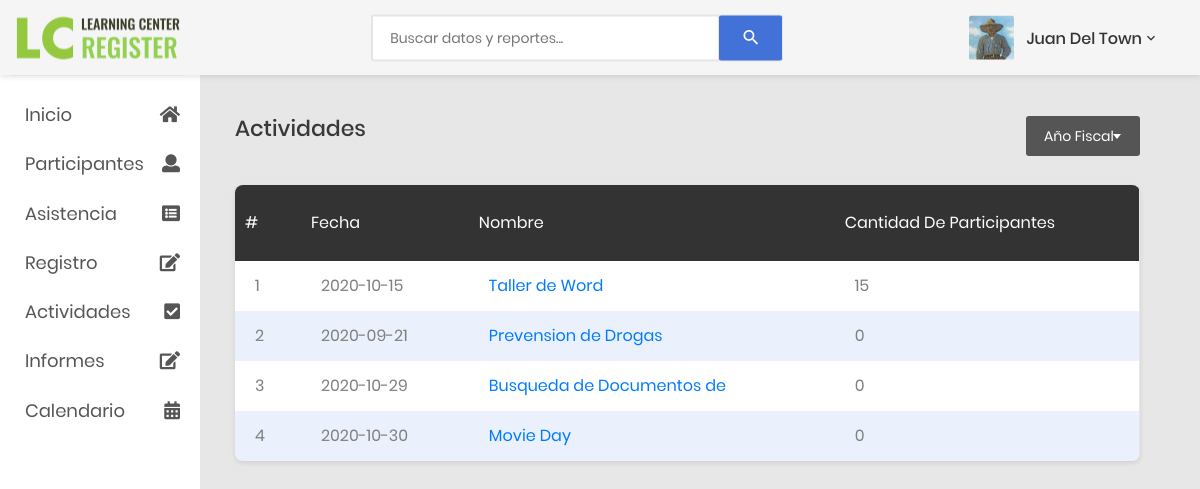
The app's page /listaActividades.php, older data.
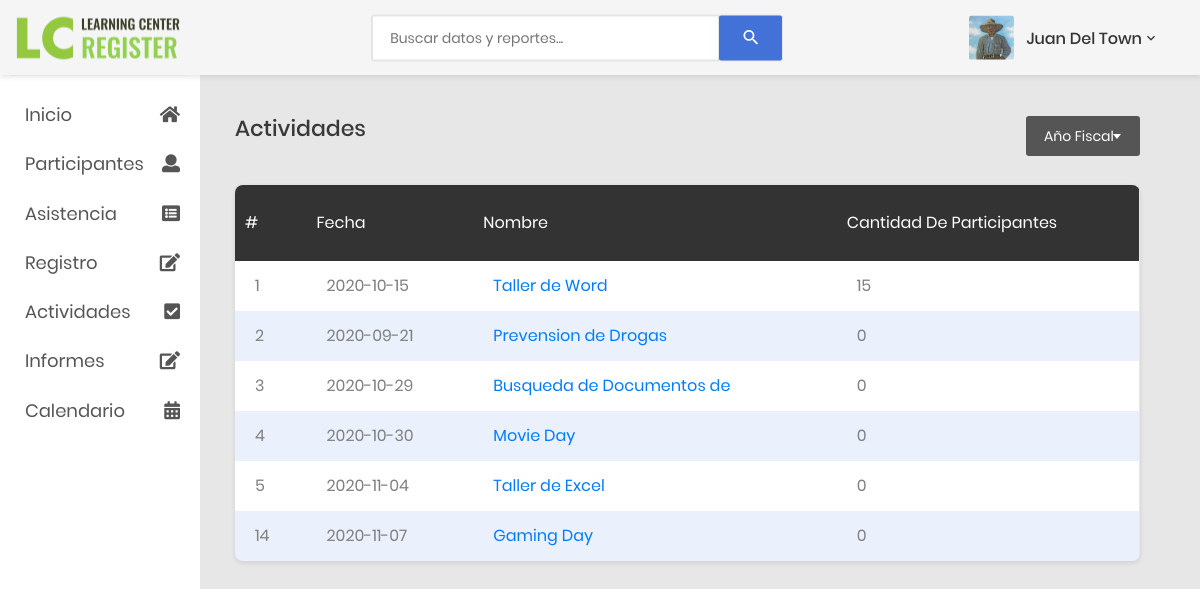
The same page, newer data.
### tables this page shows
CREATE TABLE `actividades` (
  `actividadID` int(11) NOT NULL,
  `nombre` varchar(25) NOT NULL,
  `recurso` varchar(35) NOT NULL,
  `lugar` varchar(35) NOT NULL,
  `fecha` date NOT NULL,
  `hora` varchar(20) NOT NULL,
  `proposito` text NOT NULL,
  `participantes` int(11) NOT NULL,
  `tipo` int(11) NOT NULL,
  `promocion` text NOT NULL,
  `fotos` int(11) NOT NULL,
  `fiscalYear` int(11) NOT NULL
);

### listaActividades.php (the view, shortened to what this page needs)
<!DOCTYPE html>
<html lang="en">
<head>
    <link href="css/font-face.css" rel="stylesheet" media="all">
    <link href="vendor/font-awesome-5/css/fontawesome-all.min.css" rel="stylesheet" media="all">
    <link href="vendor/font-awesome-4.7/css/font-awesome.min.css" rel="stylesheet" media="all">
    <link href="vendor/mdi-font/css/material-design-iconic-font.min.css" rel="stylesheet" media="all">
    <link href="vendor/bootstrap-4.1/bootstrap.min.css" rel="stylesheet" media="all">
    <link href="vendor/animsition/animsition.min.css" rel="stylesheet" media="all">
    <link href="vendor/bootstrap-progressbar/bootstrap-progressbar-3.3.4.min.css" rel="stylesheet" media="all">
    <link href="vendor/wow/animate.css" rel="stylesheet" media="all">
    <link href="vendor/css-hamburgers/hamburgers.min.css" rel="stylesheet" media="all">
    <link href="vendor/slick/slick.css" rel="stylesheet" media="all">
    <link href="vendor/select2/select2.min.css" rel="stylesheet" media="all">
    <link href="vendor/perfect-scrollbar/perfect-scrollbar.css" rel="stylesheet" media="all">
    <link href="css/theme.css" rel="stylesheet" media="all">
</head>
<body class="animsition">
    <div class="page-wrapper">
        <?php
            include './includes/menuSideBar.php';
        ?>
        <div class="page-container">
            <?php
                include './includes/header.php';
            ?>
            <div class="main-content">
                <div class="section__content section__content--p30">
                <div class="table-data__tool">
                    <div class="table-data__tool-left">
                        <h3 class="title-5">Actividades</h3>
                    </div>
                    <div class="table-data__tool-right">
                        <div class="rs-select2--dark rs-select2--sm rs-select2--dark2">
                        </div>
                    </div>
                </div>
                    <div class="container-fluid">
                        <div class="row">
                        <div class="col-lg-10"></div>
                                <div class="table-responsive table--no-card m-b-30">
                                    <table class="table table-borderless table-striped table-earning">
                                        <thead>
                                            <tr>
                                            <th class="text-left">#</th>
                                                <th class="text-left">Fecha</th>
                                                <th class="text-left">Nombre</th>
                                                <th class="text-left">Cantidad de Participantes</th>
                                            </tr>
                                        </thead>
                                        <tbody>
                                            <?php
                                            $query = mysqli_query($connection, "SELECT fecha, nombre, participantes, actividadID FROM actividades");
                                            $result = mysqli_num_rows($query);
                                            if($result > 0){
                                                while($actividad = mysqli_fetch_array($query)){
                                        ?>
                                                <tr>
                                                <td><?php echo $actividad['actividadID']?></td>
                                                    <td><?php echo $actividad['fecha']?></td>
                                                    <td><a href="actividad.php?id=<?php echo $actividad['actividadID'];?>"><?php echo $actividad['nombre']?></a>
                                                    <td><?php echo $actividad['participantes']?></td>
                                                </tr>
                                        <?php
                                                }
                                            }
                                        ?>
                                        </tbody>
                                    </table>
                                </div>
                            </div>
                        </div>
                        <?php
                            include './includes/footer.php';
                        ?>
                    </div>
                </div>
            </div>
        </div>
</body>
</html>

### includes/menuSideBar.php (shortened to what this page needs)
<aside class="menu-sidebar d-none d-lg-block">
    <div class="menu-sidebar__content js-scrollbar1">
        <nav class="navbar-sidebar">
            <ul class="list-unstyled navbar__list">
                <li>
                <a href="index.php">
                    <i class="fas fa-home"></i> Inicio </a>
                </li>
                <li>
                    <a href="listaParticipantes.php">
                        <i class="fas fa-user"></i> Participantes </a>
                </li>
                <li>
                    <a href="hojaAsistencia.php">
                        <i class="fas fa-list-alt"></i> Asistencia </a>
                </li>
                <li class="has-sub">
                    <a class="js-arrow" href="#">
                        <i class="fas fa-edit"></i> Registro </a>
                </li>
                <li class="has-sub">
                    <a class="js-arrow" href="#">
                        <i class="fas fa-check-square"></i> Actividades </a>
                </li>
                <li class="has-sub">
                    <a class="js-arrow" href="#">
                        <i class="fas fa-edit"></i> Informes </a>
                        </li>
                    </ul>
                <li>
                    <a href="calendar.php">
                        <i class="fas fa-calendar-alt"></i> Calendario </a>
                </li>
        </nav>
    </div>
</aside>

### includes/header.php (shortened to what this page needs)
<header class="header-desktop">
    <div class="section__content section__content--p30">
        <div class="container-fluid">
            <div class="header-wrap">
                <div class="logo">
                    <a href="index.php">
                        <img src="images/icon/LC_icon175x55.png" alt="LC Logo" />
                    </a>
                </div>
                <form class="form-header" action="" method="POST">
                    <input class="au-input au-input--xl" type="text" name="search" placeholder="Buscar datos y reportes..." />
                    <button class="au-btn--submit" type="submit">
                        <i class="zmdi zmdi-search"></i>
                    </button>
                </form>
                <div class="header-button">
                    <div class="account-wrap">
                        <div class="account-item clearfix js-item-menu">
                            <div class="image">
                                <img src="images/icon/avatar-01.jpg" alt="John Doe" />
                            </div>
                            <div class="content">
                                <a class="js-acc-btn" href="#">Juan Del Town</a>
                            </div>
                        </div>
                    </div>
                </div>
            </div>
        </div>
    </div>
</header>

### includes/footer.php (shortened to what this page needs)
<br>

Row changes from the older to the newer data that the page shows:
added actividades: actividadID "5", fecha "2020-11-04", nombre "Taller de Excel", participantes "0"
added actividades: actividadID "14", fecha "2020-11-07", nombre "Gaming Day", participantes "0"
